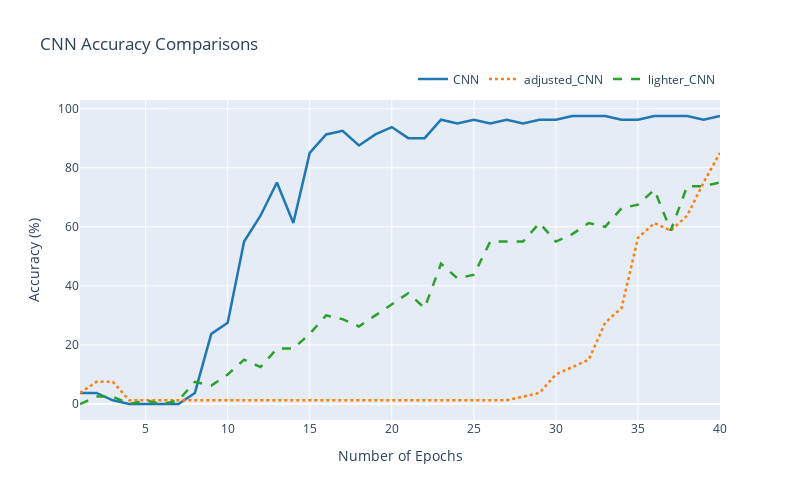

The cell this chart's notebook holds for it:
### Markdown cell above
### Compare the all three models' accuracy.

### Code cell
def plot_accuracies_together(history1, history2, history3, labels=['CNN', 'adjusted_CNN', 'lighter_CNN']):
    """Plot accuracies for three histories on a single graph using Plotly."""
    
    fig = make_subplots(rows=1, cols=1)
    
    histories = [history1, history2, history3]
    colors = ['#1f77b4', '#ff7f0e', '#2ca02c']  # Distinct colors for each model
    line_styles = ['solid', 'dot', 'dash']  # Distinct line styles for each model

    for i, history in enumerate(histories):
        val_accuracy = history.history['val_accuracy']
        accuracy = [round(100 * a, 3) for a in val_accuracy]
        num_of_epochs = list(range(1, len(val_accuracy) + 1))

        trace = go.Scatter(
            y=accuracy, 
            x=num_of_epochs, 
            mode="lines", 
            name=labels[i], 
            line=dict(color=colors[i], width=2.5, dash=line_styles[i])
        )

        fig.add_trace(trace)

    fig.update_yaxes(title_text="Accuracy (%)")
    fig.update_xaxes(title_text="Number of Epochs")
    fig.update_layout(
        title_text="CNN Accuracy Comparisons",
        autosize=False,
        width=800,
        height=500,
        legend=dict(orientation='h', yanchor='bottom', y=1.02, xanchor='right', x=1)
    )
    fig.show()

# Calling the function
plot_accuracies_together(history, history_adj, history_light)

### Figure 1 — Plotly figure (JSON) as saved in the notebook; plotly's stock layout.template omitted (floating-point values rounded to 4 significant figures)
{"data": [{"line": {"color": "#1f77b4", "dash": "solid", "width": 2.5}, "mode": "lines", "name": "CNN", "type": "scatter", "x": [1, 2, 3, 4, 5, 6, 7, 8, 9, 10, 11, 12, 13, 14, 15, 16, 17, 18, 19, 20, 21, 22, 23, 24, 25, 26, 27, 28, 29, 30, 31, 32, 33, 34, 35, 36, 37, 38, 39, 40], "y": [3.75, 3.75, 1.25, 0, 0, 0, 0, 3.75, 23.75, 27.5, 55, 63.75, 75, 61.25, 85, 91.25, 92.5, 87.5, 91.25, 93.75, 90, 90, 96.25, 95, 96.25, 95, 96.25, 95, 96.25, 96.25, 97.5, 97.5, 97.5, 96.25, 96.25, 97.5, 97.5, 97.5, 96.25, 97.5]}, {"line": {"color": "#ff7f0e", "dash": "dot", "width": 2.5}, "mode": "lines", "name": "adjusted_CNN", "type": "scatter", "x": [1, 2, 3, 4, 5, 6, 7, 8, 9, 10, 11, 12, 13, 14, 15, 16, 17, 18, 19, 20, 21, 22, 23, 24, 25, 26, 27, 28, 29, 30, 31, 32, 33, 34, 35, 36, 37, 38, 39, 40], "y": [3.75, 7.5, 7.5, 1.25, 1.25, 1.25, 1.25, 1.25, 1.25, 1.25, 1.25, 1.25, 1.25, 1.25, 1.25, 1.25, 1.25, 1.25, 1.25, 1.25, 1.25, 1.25, 1.25, 1.25, 1.25, 1.25, 1.25, 2.5, 3.75, 10, 12.5, 15, 27.5, 32.5, 56.25, 61.25, 58.75, 63.75, 75, 85]}, {"line": {"color": "#2ca02c", "dash": "dash", "width": 2.5}, "mode": "lines", "name": "lighter_CNN", "type": "scatter", "x": [1, 2, 3, 4, 5, 6, 7, 8, 9, 10, 11, 12, 13, 14, 15, 16, 17, 18, 19, 20, 21, 22, 23, 24, 25, 26, 27, 28, 29, 30, 31, 32, 33, 34, 35, 36, 37, 38, 39, 40], "y": [0, 2.5, 2.5, 0, 1.25, 0, 1.25, 7.5, 6.25, 10, 15, 12.5, 18.75, 18.75, 23.75, 30, 28.75, 26.25, 30, 33.75, 37.5, 32.5, 47.5, 42.5, 43.75, 55, 55, 55, 61.25, 55, 57.5, 61.25, 60, 66.25, 67.5, 72.5, 58.75, 73.75, 73.75, 75]}], "layout": {"autosize": false, "height": 500, "legend": {"orientation": "h", "x": 1, "xanchor": "right", "y": 1.02, "yanchor": "bottom"}, "title": {"text": "CNN Accuracy Comparisons"}, "width": 800, "xaxis": {"anchor": "y", "domain": [0, 1], "title": {"text": "Number of Epochs"}}, "yaxis": {"anchor": "x", "domain": [0, 1], "title": {"text": "Accuracy (%)"}}}}
